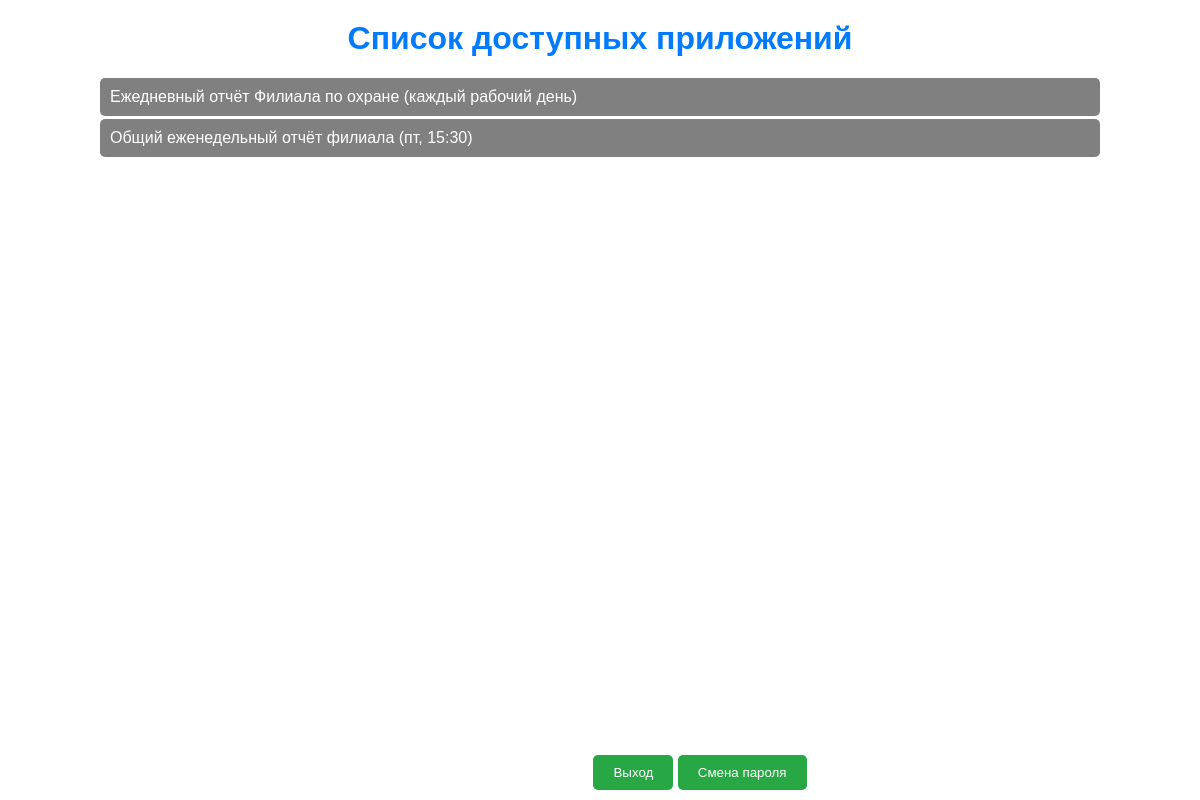
/dashboard/ (signed in), run on the app's committed database.
### dashboard/models.py (models this page shows, shortened)
class App(models.Model):
    name = models.CharField(max_length=100, default='')
    comment = models.CharField(max_length=100, default='')

### dashboard/views.py (the view)
# urls.py: path('', RedirectView.as_view(url=reverse_lazy('dashboard')), name='home'),
@login_required
def dashboard(request):
    user = request.user
    user_apps = UserApp.objects.filter(user=user).first()
    if user_apps:
        apps = user_apps.app.all()
    else:
        apps = []
    context = {
        'apps': apps
    }
    return render(request, 'dashboard/dashboard.html', context)

### dashboard/templates/dashboard/dashboard.html (shortened to what this page needs)
{% load static %}
<!DOCTYPE html>
<html lang="en">
<head>
    <link rel="stylesheet" type="text/css" href="{% static 'css/styles.css' %}">
</head>
<body>
    <div class="container">
        <h1>Список доступных приложений</h1>
        <ul class="report-list">
            {% for app in apps %}
                <li>
                    <a href="/{{app.name}}/" class="action-button">
                        {{ app.comment }}
                    </a>
                </li>
            {% endfor %}
        </ul>
        <div class="actions">
            <a href="{% url 'accounts:custom_logout'  %}">
                <button type="button">Выход</button>
            </a>
                <a href="{% url 'accounts:change_password'  %}">
                    <button type="button">Смена пароля</button>
                </a>
        </div>
    </div>
</body>
</html>

### static/css/styles.css (style rules this page uses)
body { font-family: Arial, sans-serif; margin: 20px; }
h1 { color: #007bff; text-align: center; margin-top: 0; }
.container { width: 90%; max-width: 1000px; margin: 0 auto; }
.login-button, .action-button { background-color: #28a745; color: white; padding: 10px 20px; border: none; border-radius: 5px; cursor: pointer; transition: background-color 0.3s ease; }
.report-list { height: calc(100vh - 260px); overflow-y: auto; list-style-type: none; padding: 0; }
.report-list li { list-style-type: none; margin-bottom: 3px; }
.report-list li a { display: block; padding: 10px; background-color: #808080; color: white; text-decoration: none; border-radius: 5px; }
.actions { position: fixed; bottom: 10px; width: 100%; text-align: center; }
.actions button { background-color: #28a745; color: white; padding: 10px 20px; border: none; border-radius: 5px; cursor: pointer; transition: background-color 0.3s ease; }
.actions a { text-decoration: none; }

### data on the page
App: comment "Ежедневный отчёт Филиала по охране (каждый рабочий день)"
App: comment "Общий еженедельный отчёт филиала (пт, 15:30)"
